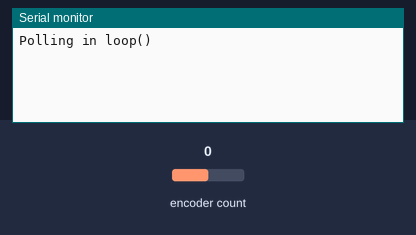
Bench run of a sketch on a simulated Arduino Uno, built with avr-gcc and run on an emulated ATmega328P. Parts: the last lines printed to the serial monitor. The inputs (shaded band) are chosen by the test bench; at power-on: encoder count 0.

Above: at 1.2 s.
1.3 s: encoder count set to 1
At 2.4 s:
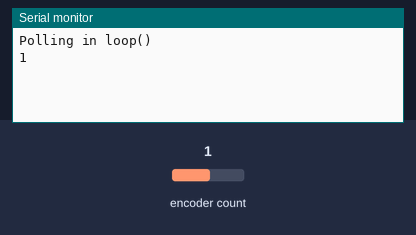
2.8 s: encoder count set to 2
At 3.6 s:
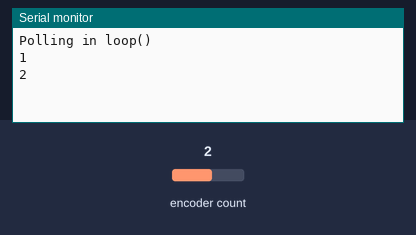

Measured:
- after the input at 1.3 s, the serial monitor: prints a new line at once (image 1)
- after the input at 2.8 s, the serial monitor: prints a new line at once (image 2)

The sketch:

unistep2.ino
```cpp
#include <Unistep2.h>

#include <Arduino.h>
#include <BasicEncoder.h>

const int8_t pinA = 2;
const int8_t pinB = 3;

Unistep2 stepper(8, 9, 10, 11, 4096, 1000);// IN1, IN2, IN3, IN4, 總step數, 每步的延遲(in micros)
BasicEncoder encoder(pinA, pinB);
int motorStep=0;

void setup() {
  Serial.begin(115200);
  Serial.println(F("Polling in loop()"));
  stepper.run();  //步進機啟動
}

void loop() {
  encoder.service();
  int encoder_change = encoder.get_change();
  if (encoder_change) {
    motorStep =encoder.get_count();
    Serial.println(motorStep);
  }

  if (motorStep > 0) {
    stepper.move(4096 * motorStep);
  }
}
```
